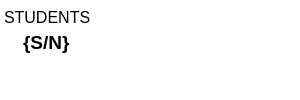
                      <widget class="QFrame" name="widget6_frame">
                       <property name="sizePolicy">
                        <sizepolicy hsizetype="Fixed" vsizetype="Fixed">
                         <horstretch>0</horstretch>
                         <verstretch>0</verstretch>
                        </sizepolicy>
                       </property>
                       <property name="minimumSize">
                        <size>
                         <width>300</width>
                         <height>100</height>
                        </size>
                       </property>
                       <property name="maximumSize">
                        <size>
                         <width>300</width>
                         <height>100</height>
                        </size>
                       </property>
                       <property name="styleSheet">
                        <string notr="true">background-color:white;</string>
                       </property>
                       <property name="frameShape">
                        <enum>QFrame::Shape::NoFrame</enum>
                       </property>
                       <property name="frameShadow">
                        <enum>QFrame::Shadow::Sunken</enum>
                       </property>
                       <property name="lineWidth">
                        <number>1</number>
                       </property>
                       <layout class="QHBoxLayout" name="horizontalLayout_9">
                        <property name="leftMargin">
                         <number>4</number>
                        </property>
                        <property name="topMargin">
                         <number>8</number>
                        </property>
                        <property name="rightMargin">
                         <number>4</number>
                        </property>
                        <property name="bottomMargin">
                         <number>9</number>
                        </property>
                        <item alignment="Qt::AlignmentFlag::AlignLeft|Qt::AlignmentFlag::AlignTop">
                         <widget class="QFrame" name="frame_11">
                          <property name="styleSheet">
                           <string notr="true">border:none;</string>
                          </property>
                          <property name="frameShape">
                           <enum>QFrame::Shape::NoFrame</enum>
                          </property>
                          <property name="frameShadow">
                           <enum>QFrame::Shadow::Raised</enum>
                          </property>
                          <layout class="QVBoxLayout" name="verticalLayout_15">
                           <property name="spacing">
                            <number>4</number>
                           </property>
                           <property name="leftMargin">
                            <number>0</number>
                           </property>
                           <property name="topMargin">
                            <number>0</number>
                           </property>
                           <property name="rightMargin">
                            <number>0</number>
                           </property>
                           <property name="bottomMargin">
                            <number>0</number>
                           </property>
                           <item>
                            <widget class="QLabel" name="label_11">
                             <property name="font">
                              <font>
                               <pointsize>12</pointsize>
                              </font>
                             </property>
                             <property name="text">
                              <string>STUDENTS</string>
                             </property>
                            </widget>
                           </item>
                           <item alignment="Qt::AlignmentFlag::AlignHCenter|Qt::AlignmentFlag::AlignTop">
                            <widget class="QLabel" name="student_number_lbl">
                             <property name="text">
                              <string>&lt;html&gt;&lt;head/&gt;&lt;body&gt;&lt;p&gt;&lt;span style=&quot; font-size:14pt; font-weight:600;&quot;&gt;{S/N}&lt;/span&gt;&lt;/p&gt;&lt;/body&gt;&lt;/html&gt;</string>
                             </property>
                            </widget>
                           </item>
                          </layout>
                         </widget>
                        </item>
                        <item alignment="Qt::AlignmentFlag::AlignRight|Qt::AlignmentFlag::AlignTop">
                         <widget class="QFrame" name="frame_12">
                          <property name="styleSheet">
                           <string notr="true">border:none;</string>
                          </property>
                          <property name="frameShape">
                           <enum>QFrame::Shape::NoFrame</enum>
                          </property>
                          <property name="frameShadow">
                           <enum>QFrame::Shadow::Raised</enum>
                          </property>
                          <layout class="QVBoxLayout" name="verticalLayout_14">
                           <property name="spacing">
                            <number>0</number>
                           </property>
                           <property name="leftMargin">
                            <number>0</number>
                           </property>
                           <property name="topMargin">
                            <number>0</number>
                           </property>
                           <property name="bottomMargin">
                            <number>0</number>
                           </property>
                           <item>
                            <widget class="QLabel" name="label_13">
                             <property name="minimumSize">
                              <size>
                               <width>0</width>
                               <height>0</height>
                              </size>
                             </property>
                             <property name="text">
                              <string/>
                             </property>
                             <property name="pixmap">
                              <pixmap resource="Resources/icons/skyblue/skyblue.qrc">:/skyblue_icons/users.svg</pixmap>
                             </property>
                             <property name="scaledContents">
                              <bool>false</bool>
                             </property>
                            </widget>
                           </item>
                          </layout>
                         </widget>
                        </item>
                       </layout>
                      </widget>
